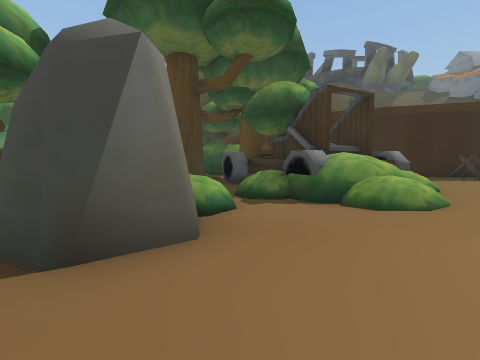
view 1 (above)

21 first-person views from a walk through a 3-D level made in the Unity game engine. The camera is 0.39 m above the floor, tilts 6° down and sees 90° across. The floor is counted in squares, 0.5 m on a side. Each view is taken from the middle of a square. On the plan, view 1 faces up. The plan holds only what a view shows up to about 9 squares ahead; the rest is blank. The place goes on beyond the plan. Some animated figures are left out. Some surface patterns are stand-ins.

view 2
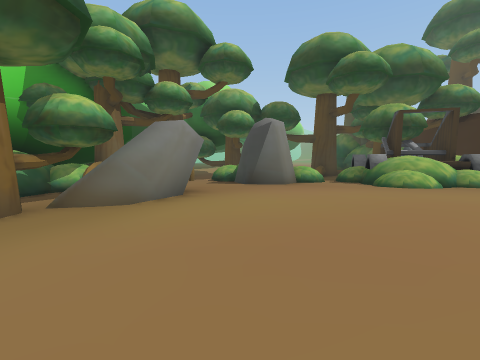

view 3
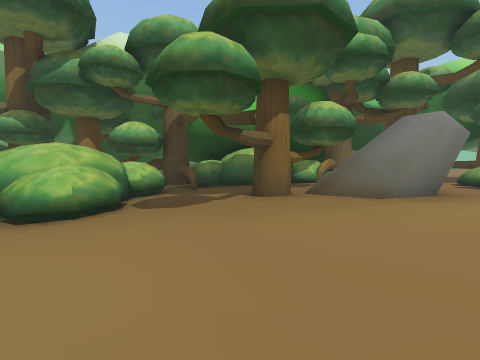

view 4
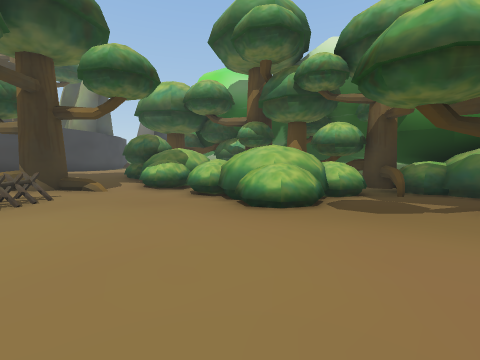

view 5
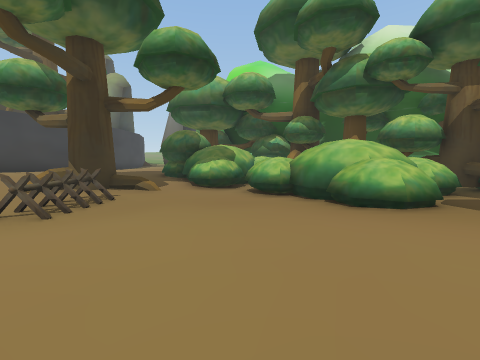

view 6
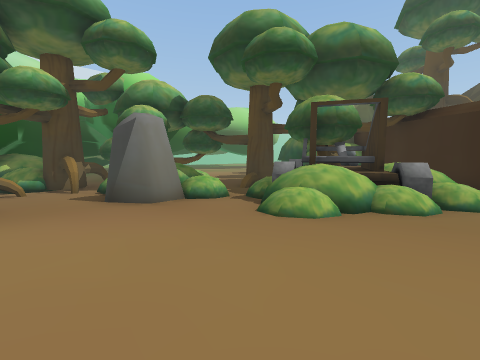

view 7
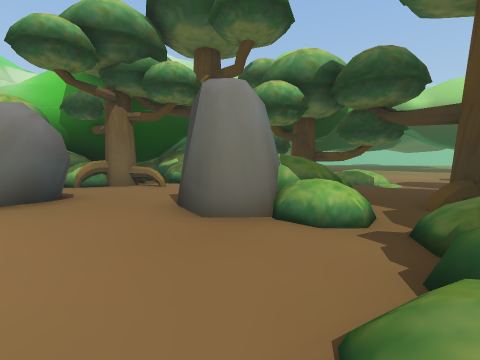

view 8
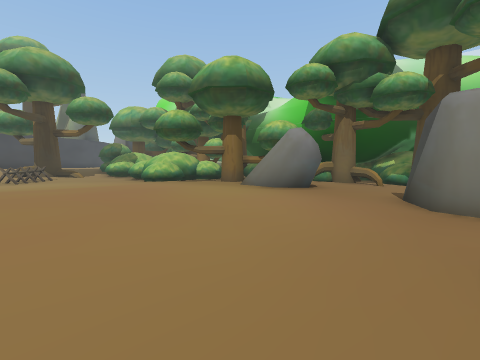

view 9
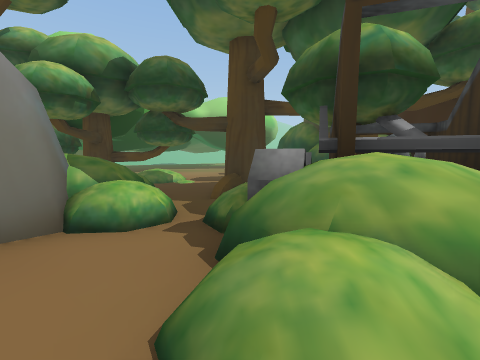

view 10
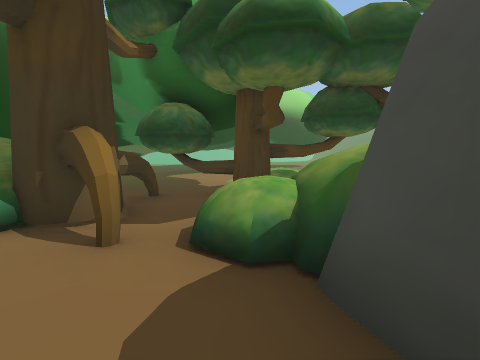

view 11
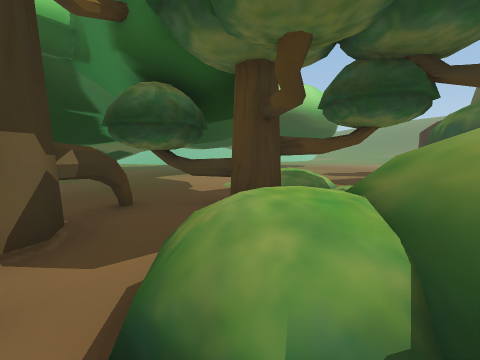

view 12
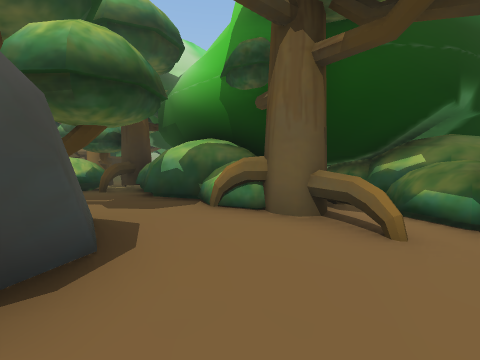

view 13
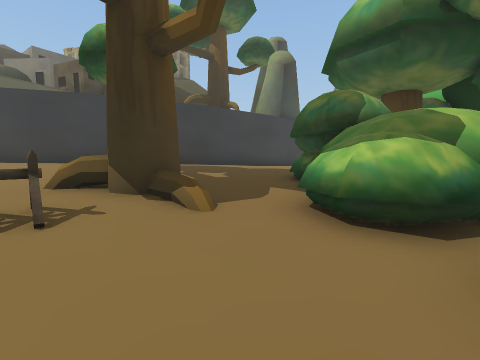

view 14
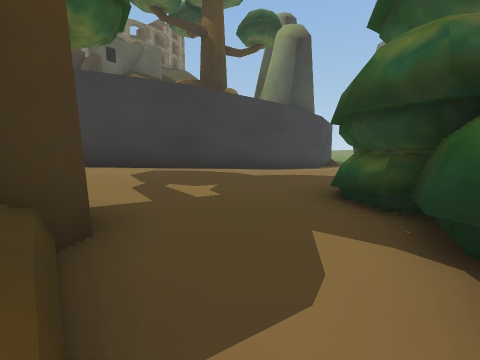

view 15
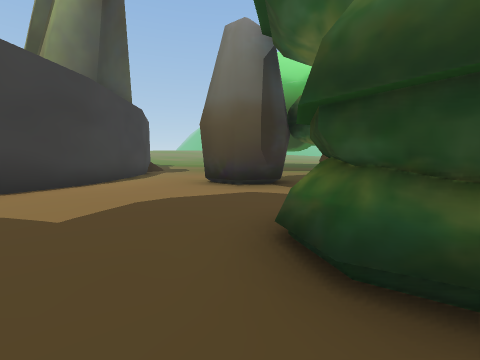

view 16
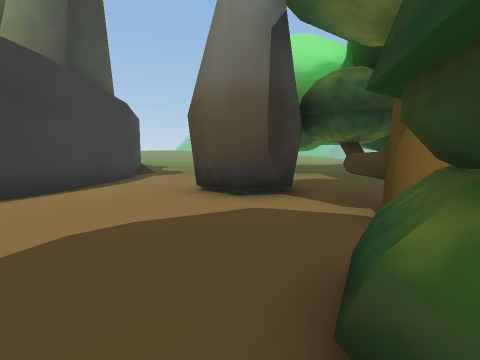

view 17
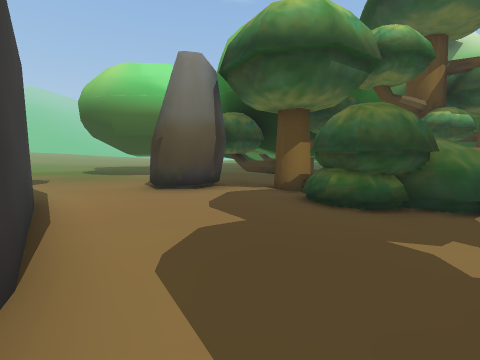

view 18
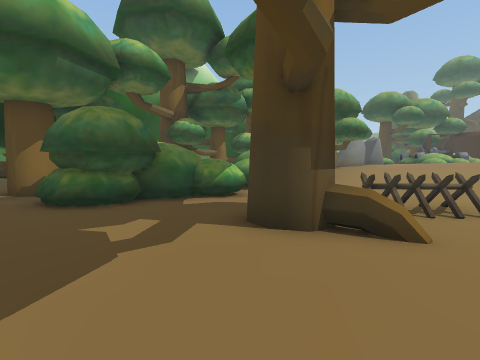

view 19
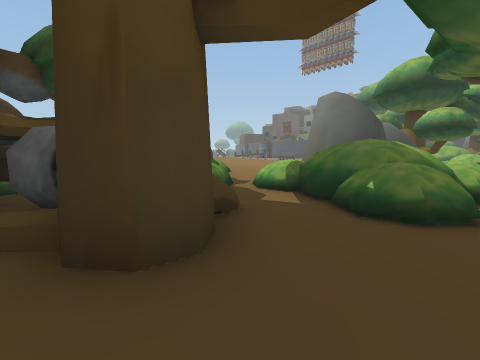

view 20
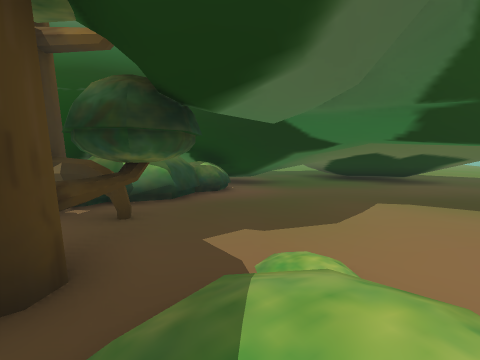

view 21
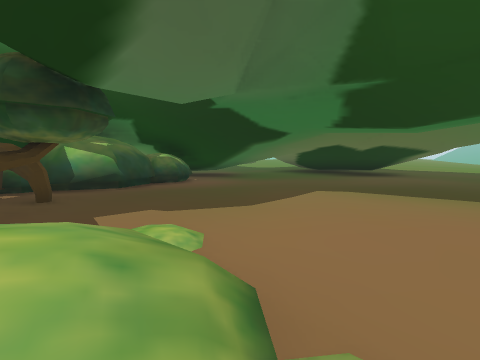

### Floor plan
Key: @ floor where view 1 was taken; # wall or solid block; x gap in a wall; . main floor; : floor 0.05 m higher than the main floor; - floor 0.05 m lower than the main floor; + floor 0.1 m higher than the main floor; _ floor 0.1 m lower than the main floor; * floor 0.15 m higher than the main floor; < floor 0.15 m lower than the main floor; % floor 0.2 m higher than the main floor; & floor 0.25 m higher than the main floor; / step, stairs or slope; = window, fence, low wall or low ledge; ^ raised ledge; T thing the floor can be seen under or through.
Columns run from 18 left of view 1 to 5 right of it. Each row starts with its distance up from view 1.
  9 --........//::::x/###
  8 #--.......////::#####^^x
  7 ##-.......////::==####^^
  6  #--........TT:=##=##^#*
  5    ---.....TT x^^==#^^^*
  4    ------..T= ^^^^=+^^*%
  3     ##----.T=#^^##++**%&
  2      ######TT#=:##+**%&&
  1       #####^#:::++**%%&&
  0           #===::++@%%&&&
 -1          #####::##**%&&&
 -2           ####:=##**%&&&
 -3            ##^:##=***%&&
 -4             ##=:##++**%%
 -5             ##..:::++**/
 -6            ###-..::::+//
 -7             ##=--..::::/
 -8              ####^=...::
 -9              ####^#--...
-10                  #=_----
-11                  #=___--
-12                  #<<___T
-13                  #<<__TT
-14                 ###_=TT-
-15                  ##_##=-
-16                  #--##=.
-17                  #--..::
-18               ####...:::
-19            ---T--..::::+
-20          ----T--..::::+#
-21          ----TT#..:::###
-22           --- ##...:##
-23               #-...##
-24              ----###
-25              ----#
-26              ---##

Positions as (right, up) in squares from view 1, and headings:
1: (0, 0), facing up
2: (4, -4), facing up-left
3: (4, -5), facing left
4: (4, -5), facing down-left
5: (5, -7), facing down-left
6: (5, 0), facing up-left
7: (3, 3), facing left
8: (5, 3), facing down-left
9: (3, 3), facing up-left
10: (-2, 1), facing up-left
11: (-3, 2), facing up-left
12: (-2, 1), facing down-left
13: (1, -11), facing down
14: (1, -14), facing down
15: (1, -17), facing down-left
16: (0, -18), facing down-left
17: (4, -20), facing left
18: (5, -19), facing up-left
19: (-4, 9), facing down-right
20: (-6, 8), facing down-left
21: (-7, 9), facing down-left
